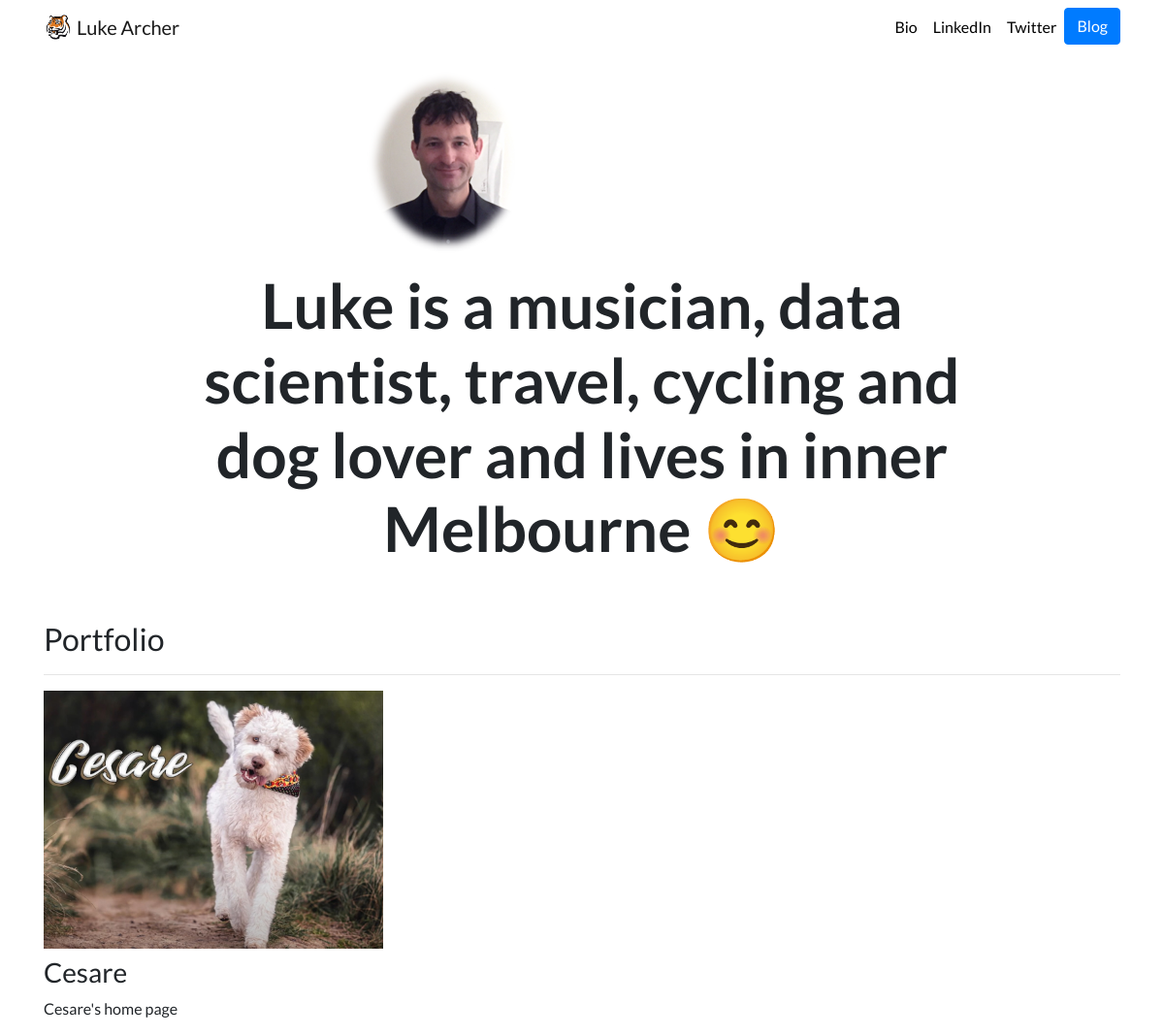
Before: / with the older database file.
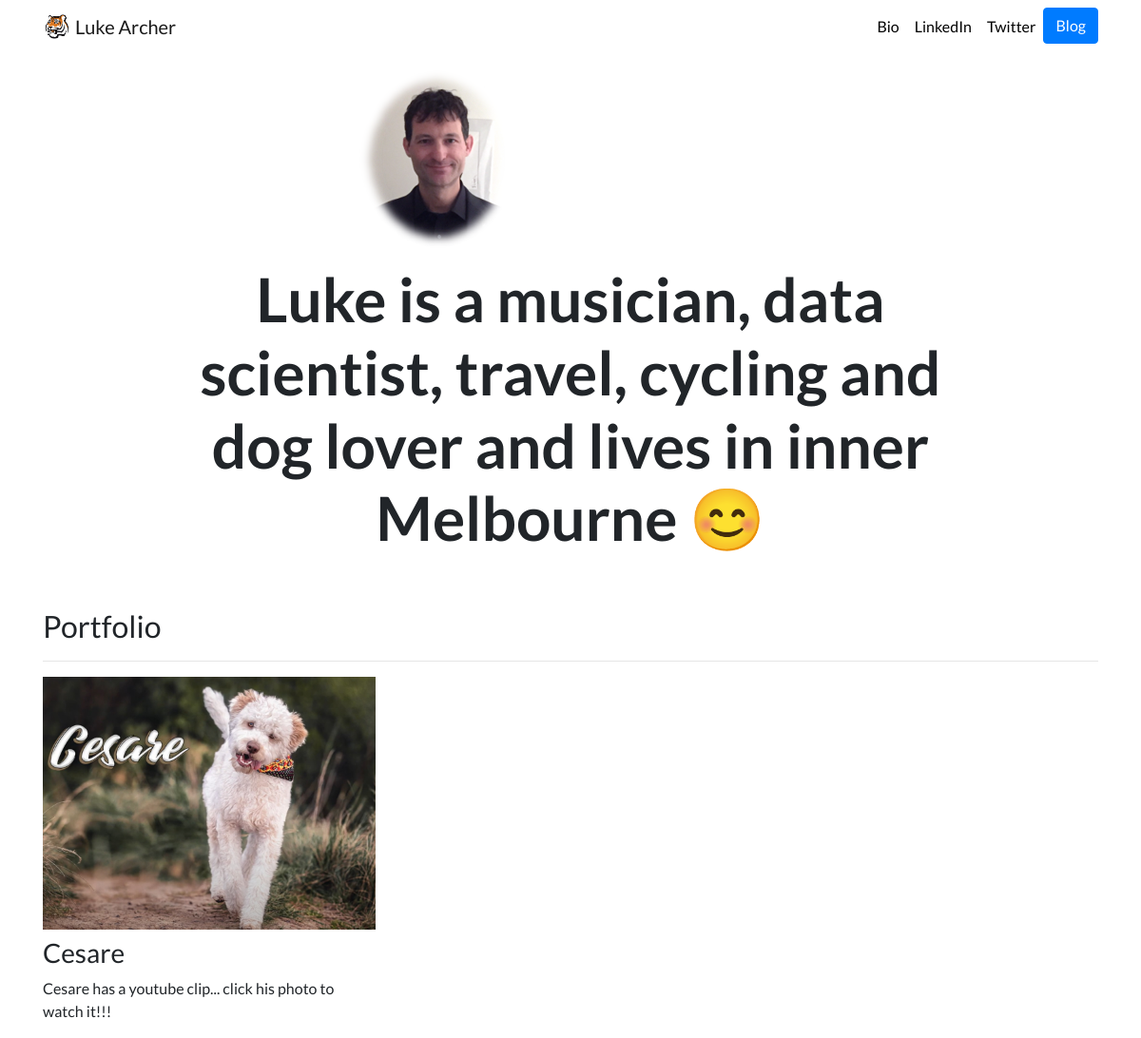
After: the same page with the newer database file.
### portfolio/models.py (models this page shows, shortened)
class Project(models.Model):
    title = models.CharField(max_length=100)
    description = models.CharField(max_length=250)
    image = models.ImageField(upload_to='portfolio/images/')
    url = models.URLField(blank=True)

### portfolio/views.py (the view)
# urls.py: 2. Add a URL to urlpatterns:  path('', views.home, name='home')
def home(request):
    projects = Project.objects.all()
    return render(request, 'portfolio/home.html',  {'projects': projects})

### portfolio/templates/portfolio/home.html
{% extends "portfolio/base.html" %}
{% load static %}
{% block content %}
<div class="row justify-content-center my-3">
  <div class="col-5">
    <img src="{% static 'portfolio/Luke_Archer_Oval.png' %}" class="img-fluid">
  </div>
</div>
<div class="row justify-content-center mb-3">
  <div class="col-md-9 text-center">
    <h1 id="hometext" class="font-weight-bold">Luke  is a musician, data scientist, travel, cycling and dog lover and lives in inner Melbourne 😊</h1>
  </div>
</div>
<h2 class="mt-5">Portfolio</h2>
<hr>
<div class="row">
  {% for project in projects %}
  <div class="col-lg-4 col-md-6">
    {% if project.url %}
    <a href="{{ project.url }}">
      <img src="{{ project.image.url }}" class="img-fluid mb-2">
    </a>
    {% else %}
    <img src="{{ project.image.url }}" class="img-fluid mb-2">
    {% endif %}
    <h3>{{ project.title }}</h3>
    <p>{{ project.description }}</p>
  </div>
  {% endfor %}
</div>
{% endblock %}

### portfolio/templates/portfolio/base.html (shortened to what this page needs)
{% load static %}
<!doctype html>
<html lang="en">
<head>
  <link rel="stylesheet" href="https://stackpath.bootstrapcdn.com/bootstrap/4.4.1/css/bootstrap.min.css">
  <link rel="stylesheet" href="{% static "portfolio/custom.css" %}">
</head>
<body>
  <nav id="topNav" class="navbar navbar-expand-md navbar-light">
    <div class="container">
      <a class="navbar-brand" href="{% url 'home' %}">
        <img src="{% static "portfolio/Logo.png" %}" width="30" height="30" class="d-inline-block align-top" alt="Luke's Logo">
        <span>Luke Archer</span>
      </a>
      <div class="collapse navbar-collapse text-center" id="navbarNav">
        <ul class="navbar-nav ml-auto">
          <li class="nav-item">
            <a class="nav-link" href="{% static "portfolio/Luke_Archer_Bio_20220426.pdf" %}">Bio</a>
          </li>
          <li class="nav-item">
            <a class="nav-link" href="https://www.linkedin.com/in/luke-archer-72375896  " target="_blank">LinkedIn</a>
          </li>
          <li class="nav-item">
            <a class="nav-link" href="https://twitter.com/LukeArc42874364" target="_blank">Twitter</a>
          </li>
          <li>
            <a role="button" href="{% url 'blog:all_blogs' %}" class="btn btn-primary">Blog</a>
          </li>
        </ul>
      </div>
    </div>
  </nav>
  <div class="container">
    {% block content %}{% endblock %}
  </div>
</body>
</html>

### portfolio/static/portfolio/custom.css (style rules this page uses)
.navbar-nav .nav-link { color: rgba(0,0,0,1) !important; }
body { font-family: 'Lato', sans-serif; }
@media (min-width: 992px) { #hometext { font-size: 4rem; } }

Changed rows visible on the page:
changed Project "Cesare": description "Cesare's home page" → "Cesare has a youtube clip... click his photo to watch it!!!"
